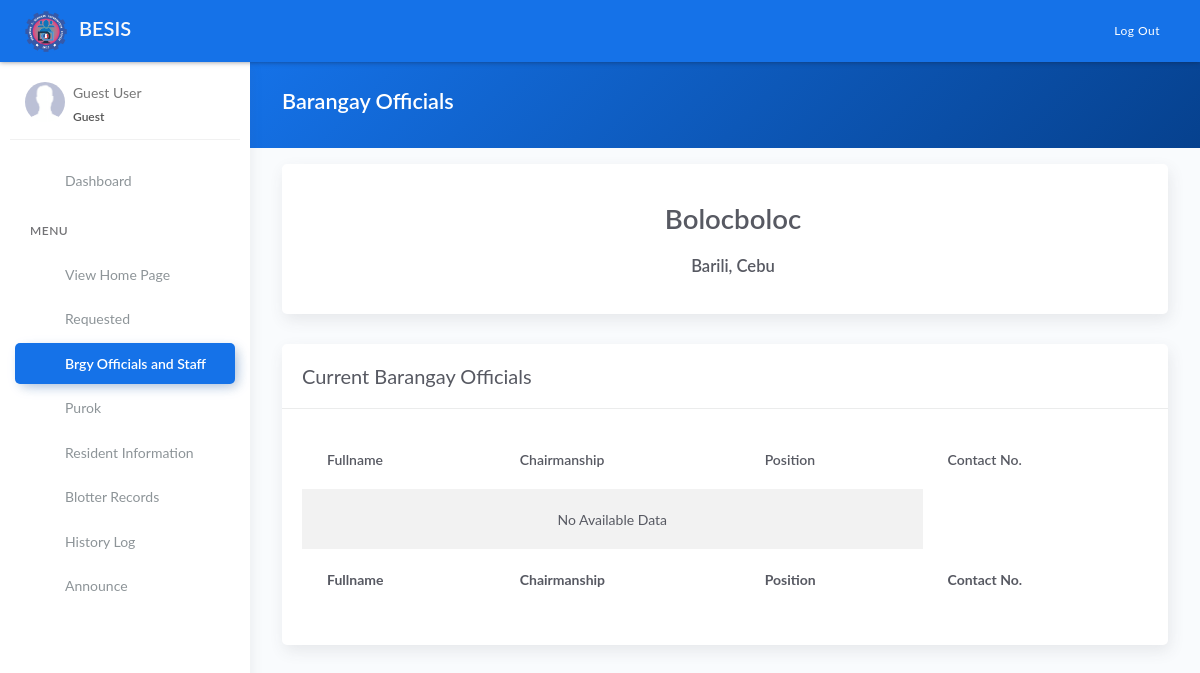
The app's page /officials.php, older data.
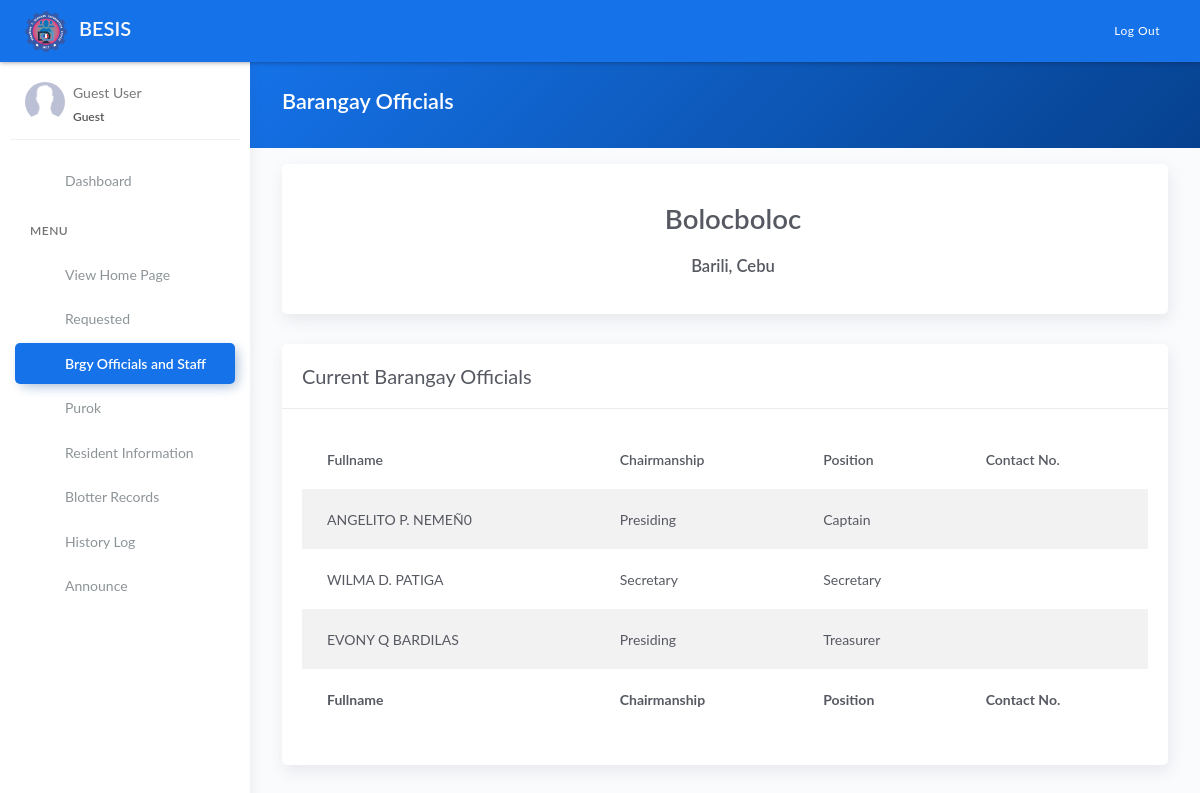
The same page, newer data.
### tables this page shows
CREATE TABLE `tblofficials` (
  `id` int(11) NOT NULL AUTO_INCREMENT,
  `name` varchar(50) DEFAULT NULL,
  `chairmanship` varchar(50) DEFAULT NULL,
  `position` varchar(50) DEFAULT NULL,
  `termstart` date DEFAULT NULL,
  `termend` date DEFAULT NULL,
  `status` varchar(20) DEFAULT NULL,
  PRIMARY KEY (`id`)
);

CREATE TABLE `tblchairmanship` (
  `id` int(11) NOT NULL AUTO_INCREMENT,
  `title` varchar(100) DEFAULT NULL,
  PRIMARY KEY (`id`)
);

CREATE TABLE `tblposition` (
  `id` int(11) NOT NULL AUTO_INCREMENT,
  `position` varchar(50) DEFAULT NULL,
  `order` int(11) DEFAULT NULL,
  PRIMARY KEY (`id`)
);

### model/fetch_brgy_info.php (called while the page is built, shortened)
<?php
    $query = "SELECT * FROM tblbrgy_info";
    $result = $conn->query($query);
	$row = $result->fetch_assoc();
	if($row){
		$province = $row['province'];
		$town	= $row['town'];
	}
?>

### officials.php (the view, shortened to what this page needs)
<?php include 'server/server.php' ?>
<?php
	if(isset($_SESSION['role'])){
		if($_SESSION['role'] =='staff'){
			$off_q = "SELECT *,tblofficials.id as id, tblposition.id as pos_id,tblchairmanship.id as chair_id FROM tblofficials JOIN tblposition ON tblposition.id=tblofficials.position JOIN tblchairmanship ON tblchairmanship.id=tblofficials.chairmanship WHERE `status`='Active' ORDER BY tblposition.order ASC ";
		}else{
			$off_q = "SELECT *,tblofficials.id as id, tblposition.id as pos_id,tblchairmanship.id as chair_id FROM tblofficials JOIN tblposition ON tblposition.id=tblofficials.position JOIN tblchairmanship ON tblchairmanship.id=tblofficials.chairmanship ORDER BY tblposition.order ASC, `status` ASC ";
		}
	}else{
		$off_q = "SELECT *,tblofficials.id as id, tblposition.id as pos_id,tblchairmanship.id as chair_id FROM tblofficials JOIN tblposition ON tblposition.id=tblofficials.position JOIN tblchairmanship ON tblchairmanship.id=tblofficials.chairmanship WHERE `status`='Active' ORDER BY tblposition.order ASC ";
	}
	$res_o = $conn->query($off_q);
	$official = array();
	while($row = $res_o->fetch_assoc()){
		$official[] = $row;
	}
?>
<!DOCTYPE html>
<html lang="en">
<head>
	<?php include 'templates/header.php' ?>
</head>
<body>
	<div class="wrapper">
		<?php include 'templates/main-header.php' ?>
		<?php include 'templates/sidebar.php' ?>
		<div class="main-panel">
			<div class="content">
				<div class="panel-header bg-primary-gradient">
					<div class="page-inner">
						<div class="d-flex align-items-left align-items-md-center flex-column flex-md-row">
							<div>
								<h2 class="text-white fw-bold">Barangay Officials</h2>
							</div>
						</div>
					</div>
				</div>
				<div class="page-inner">
					<div class="row mt--2">
						<div class="col-md-12">
							<div class="card">
								<div class="card-body">
									<div class="d-flex flex-wrap pb-2 justify-content-between">
										<div class="px-2 pb-2 pb-md-0 text-center">
										</div>
										<div class="px-2 pb-2 pb-md-0 text-center">
											<h1 class="fw-bold mt-3">Bolocboloc</h1>
											<h4 class="fw-bold mt-3"><?= ucwords($town) ?>, <?= ucwords($province) ?> </h4>
										</div>
									</div>
								</div>
							</div>
							<div class="card">
								<div class="card-header">
									<div class="card-head-row">
										<div class="card-title">Current Barangay Officials</div>
									</div>
								</div>
								<div class="card-body">
									<div class="table-responsive">
										<table class="table table-striped">
											<thead>
												<tr>
													<th scope="col">Fullname</th>
													<th scope="col">Chairmanship</th>
													<th scope="col">Position</th>
                                                    <th scope="col">Contact No.</th>
												</tr>
											</thead>
											<tbody>
												<?php if(!empty($official)): ?>
													<?php foreach($official as $row): ?>
														<tr>
															<td class="text-uppercase"><?= $row['name'] ?></td>
															<td><?= $row['title'] ?></td>
															<td><?= $row['position'] ?></td>
                                                            <td><?= $row['contact'] ?></td>
														</tr>
													<?php endforeach ?>
												<?php else: ?>
													<tr>
														<td colspan="3" class="text-center">No Available Data</td>
													</tr>
												<?php endif ?>
											</tbody>
											<tfoot>
												<tr>
													<th scope="col">Fullname</th>
													<th scope="col">Chairmanship</th>
													<th scope="col">Position</th>
                                                    <th scope="col">Contact No.</th>
												</tr>
											</tfoot>
										</table>
									</div>
								</div>
							</div>
						</div>
					</div>
				</div>
			</div>
		</div>
	</div>
</body>
</html>

Row changes from the older to the newer data that the page shows:
added tblofficials: name "ANGELITO P. NEMEÑ0", tblchairmanship.title "Presiding", tblposition.position "Captain"
added tblofficials: name "WILMA D. PATIGA", tblchairmanship.title "Secretary", tblposition.position "Secretary"
added tblofficials: name "EVONY Q BARDILAS", tblchairmanship.title "Presiding", tblposition.position "Treasurer"
Text that changed along with them:
text no longer shown: "No Available Data"
